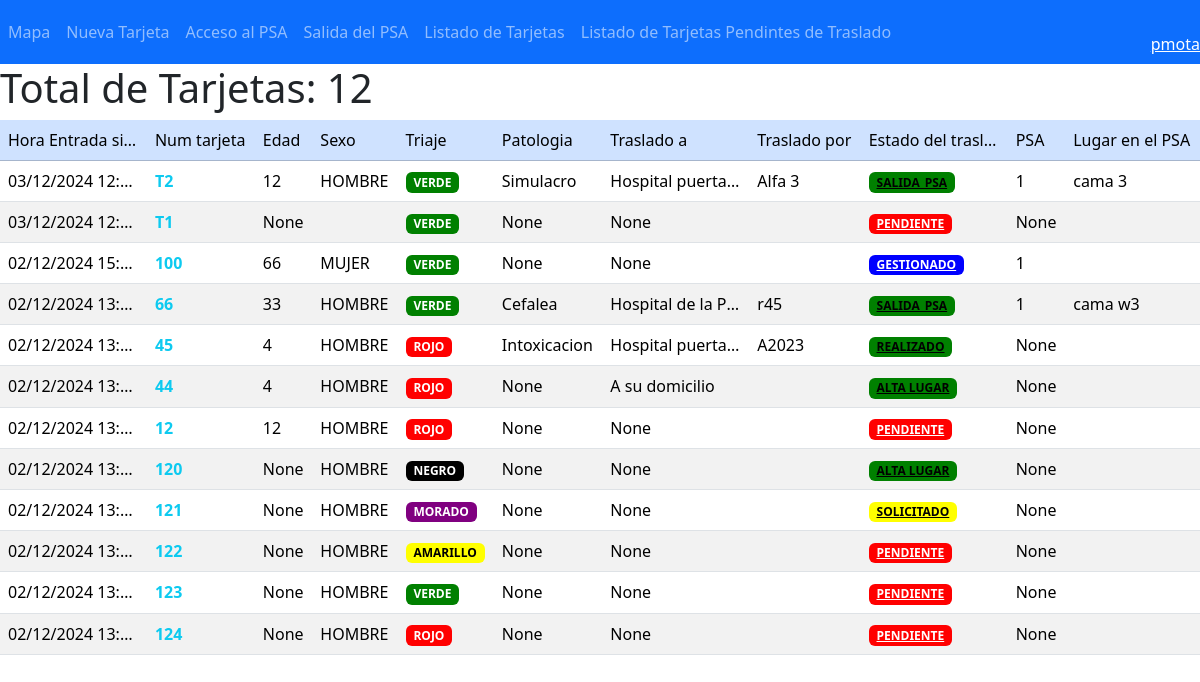
/tarjetas/tarjetas_list/ (signed in), run on the app's committed database.
### tarjetas/models.py (models this page shows, shortened)
class Tarjeta(models.Model):
    TRIAJE = (
        ('VERDE', 'VERDE'),
        ('AMARILLO','AMARILLO'),
        ('ROJO', 'ROJO'),
        ('MORADO', 'MORADO'),
        ('NEGRO', 'NEGRO'),
    )
    ESTADO_TRASLADO = (
        ('PENDIENTE', 'PENDIENTE'),
        ('SOLICITADO', 'SOLICITADO'),
        ('GESTIONADO', 'GESTIONADO'),
        ('SALIDA_PSA', 'SALIDA_PSA'),
        ('REALIZADO', 'REALIZADO'),
        ('ALTA LUGAR', 'ALTA LUGAR'),
    )
    SEXO = (
        ('HOMBRE', 'HOMBRE'),
        ('MUJER','MUJER'),
        ('NSNC', 'NS/NC'),
    )
    num_t = models.CharField(max_length=100, blank=False)
    edad = models.IntegerField(blank=True, null=True)
    sexo = models.CharField(max_length=32,choices=SEXO)
    filiacion = models.CharField(max_length=200, blank=True)
    patologia = models.ForeignKey(Patologia, models.DO_NOTHING, db_column='patologia', blank=True, null=True)
    diagnostico = models.CharField(max_length=500, blank=True)
    tratamiento = models.CharField(max_length=500, blank=True)
    traslada_a = models.ForeignKey(Destino, models.DO_NOTHING, db_column='destino', blank=True, null=True)
    traslada_por = models.CharField(max_length=50, blank=True)
    triaje_ini = models.CharField(max_length=10,choices=TRIAJE)
    triaje = models.CharField(max_length=10,choices=TRIAJE)
    estado_traslado = models.CharField(max_length=32,choices=ESTADO_TRASLADO)
    latitud = models.FloatField(blank=True, null=True)
    longitud = models.FloatField(blank=True, null=True)
    evento = models.ForeignKey(Evento, models.DO_NOTHING, db_column='evento', blank=True, null=True)
    hora_ini = models.DateTimeField(auto_now_add=True)
    psa_in = models.DateTimeField(blank=True, null=True)
    psa_out = models.DateTimeField(blank=True, null=True)
    dest_in = models.DateTimeField(blank=True, null=True)
    hora_fin = models.DateTimeField(blank=True, null=True)
    pos_psa = models.CharField(max_length=100, blank=True)
    psa = models.ForeignKey(Psa, models.DO_NOTHING, db_column='psa', blank=True, null=True)
    imagen_file_front = models.FileField(upload_to=cambiar_nombre_imagen,blank=True, null=True)
    imagen_file_back = models.FileField(upload_to=cambiar_nombre_imagen,blank=True, null=True)

class Patologia(models.Model):
    tipo = models.CharField(max_length=100)
    def __str__(self):
        return self.tipo

class Destino(models.Model):
    lugar = models.CharField(max_length=100)
    activo = models.BooleanField(default=True)
    def __str__(self):
        return self.lugar

class Psa(models.Model):
    nombre = models.CharField(max_length=100, blank=False, null=False)
    descripcion = models.CharField(max_length=200, blank=True, null=True)
    lugar = models.CharField(max_length=100, blank=True, null=True)
    latitud = models.FloatField(blank=False, null=False)
    longitud = models.FloatField(blank=False, null=False)
    codigo = models.CharField(max_length=10, blank=False, null=False)
    evento = models.ForeignKey(Evento, models.DO_NOTHING, db_column='evento', blank=True, null=True)
    activo = models.BooleanField(default=True)
    def __str__(self):
        return self.nombre

### tarjetas/views.py (the view)
# urls.py: path('tarjetas_list/', views.tarjetas_list, name='tarjetas_list'),
@login_required(login_url='login')
def tarjetas_list(request):
    tarjetas = Tarjeta.objects.filter(evento = request.session['evento_id']).order_by('-id')
    tarjetas_count = Tarjeta.objects.filter(evento = request.session['evento_id']).count()
    return render(request, 'tarjetas/tarjetas_list.html', {'tarjetas': tarjetas,'tarjetas_count': tarjetas_count})

### tarjetas/templates/tarjetas/tarjetas_list.html (shortened to what this page needs)
{% extends "base.html" %}
{% load i18n %}
{% block content %}
    <div>
        <h1>Total de Tarjetas: {{ tarjetas_count }} </h1>
    </div>
    <table class="table table-striped table-hover">
        <thead class="table-primary">
            <tr>
              <td>Hora Entrada sistema</td>
              <td>Num tarjeta</td>
              <td>Edad</td>
              <td>Sexo</td>
              <td>Triaje</td>
              <td>Patologia</td>
              <td>Traslado a </td>
              <td>Traslado por</td>
              <td>Estado del traslado</td>
              <td>PSA</td>
              <td>Lugar en el PSA</td>
            </tr>
        </thead>
        <tbody>
              <tr>
                {% for tarjeta in tarjetas %}
                <tr>
                  <td>{{tarjeta.hora_ini|date:"d/m/Y H:i:s"}}</td>
                  <td><a class="nav-link text-info fw-bold" href="/tarjetas/tarjeta_edit/{{ tarjeta.id }}">{{tarjeta.num_t}}</a></td>
                  <td>{{tarjeta.edad}}</td>
                  <td>{{tarjeta.sexo}}</td>
                  <td>
                    {% if tarjeta.triaje == 'VERDE' %}
                        <span style="background-color: green; color: white;" class="badge">{{tarjeta.triaje}}</span>
                    {% elif tarjeta.triaje == 'AMARILLO' %}
                        <span style="background-color: yellow; color: black;" class="badge">{{tarjeta.triaje}}</span>
                    {% elif tarjeta.triaje == 'ROJO' %}
                        <span style="background-color: red; color: white;" class="badge">{{tarjeta.triaje}}</span>
                    {% elif tarjeta.triaje == 'MORADO' %}
                        <span style="background-color: purple; color: white;" class="badge">{{tarjeta.triaje}}</span>
                    {% elif tarjeta.triaje == 'NEGRO' %}
                        <span style="background-color: black; color: white;" class="badge">{{tarjeta.triaje}}</span>
                    {% endif %}
                  </td>
                  <td>{{tarjeta.patologia}}</td>
                  <td>{{tarjeta.traslada_a}}</td>
                  <td>{{tarjeta.traslada_por}}</td>
                   <td>{% if tarjeta.estado_traslado == 'GESTIONADO' %}
                      <a style="background-color: blue; color: white;" class="badge" href="/tarjetas/estado_traslado/{{ tarjeta.id }}">{{tarjeta.estado_traslado}}</a>
                    {% elif tarjeta.estado_traslado == 'SOLICITADO' %}
                      <a style="background-color: yellow; color: black;" class="badge" href="/tarjetas/estado_traslado/{{ tarjeta.id }}">{{tarjeta.estado_traslado}}</a>
                    {% elif tarjeta.estado_traslado == 'PENDIENTE' %}
                      <a style="background-color: red; color: white;" class="badge" href="/tarjetas/estado_traslado/{{ tarjeta.id }}">{{tarjeta.estado_traslado}}</a>
                    {% else  %}
                      <a style="background-color: green; color: black;" class="badge" href="/tarjetas/estado_traslado/{{ tarjeta.id }}">{{tarjeta.estado_traslado}}</a>
                    {% endif %}
                </td>
                <td>{{tarjeta.psa}}</td>
                <td>{{tarjeta.pos_psa}}</td>
                </tr>
                {% endfor %}
              </tr>
        </tbody>
    </table>
{% endblock content %}

### tarjetas/templates/base.html (shortened to what this page needs)
<!doctype html>
<html lang="es">
  {% load i18n %}
  {% load static %}
  <head>
    <link rel="stylesheet" href="{% static 'css/style.css' %}">
    <link rel="stylesheet" href="{% static 'css/bootstrap.css' %}">
    <link rel="stylesheet" href="{% static 'css/leaflet.css' %}">
  </head>
<body>
  <nav class="navbar navbar-expand-lg  navbar-dark bg-primary">
    <ul class="navbar-nav mr-auto">
      <li class="nav-item">
        <li class="nav-item {% if  request.path == '#' %}active bg-danger2{% endif %}">
          <a class="nav-link" aria-current="page" href="#">Mapa</a>
      </li>
        <li class="nav-item {% if  request.path == '/tarjetas/roll_1/' %}active bg-danger2{% endif %}">
        <a class="nav-link" aria-current="page" href="/tarjetas/roll_1/">Nueva Tarjeta</a>
      </li>
      <li class="nav-item {% if  request.path == '/tarjetas/roll_2/' %}active bg-danger2{% endif %}">
        <a class="nav-link" aria-current="page" href="/tarjetas/roll_2/">Acceso al PSA</a>
      </li>
      <li class="nav-item {% if  request.path == '/tarjetas/roll_3/' %}active bg-danger2{% endif %}">
        <a class="nav-link" aria-current="page" href="/tarjetas/roll_3/">Salida del PSA</a>
      </li>
      <li class="nav-item {% if  request.path == '/tarjetas/tarjetas_list/' %}active bg-danger2{% endif %}">
        <a class="nav-link" aria-current="page" href="/tarjetas/tarjetas_list/">Listado de Tarjetas</a>
      </li>
      <li class="nav-item {% if  request.path == '/tarjetas/tarjetas_list_pendientes/' %}active bg-danger2{% endif %}">
        <a class="nav-link" aria-current="page" href="/tarjetas/tarjetas_list_pendientes/">Listado de Tarjetas Pendintes de Traslado</a>
      </li>
    </ul>
    <ul class="navbar-nav ms-auto">
      <li class="nav-item text-right ">
        <span class="text-white" ><a href="{% url 'logout' %}"style="color:#FFFFFF;" FONT COLOR="white"> {{request.user}} </a>  </span>
      </li>
    </ul>
  </nav>
  {% block content %}{% endblock content %}
      </body>
</html>

### static/css/style.css (style rules this page uses)
.table td { max-width: 145px; overflow: hidden; text-overflow: ellipsis; white-space: nowrap; }

### data on the page
Tarjeta: hora_ini "03/12/2024 12:…", num_t "T2", edad "12", sexo "HOMBRE", triaje "VERDE", patologia "Simulacro", traslada_a "Hospital puerta…", traslada_por "Alfa 3", estado_traslado "SALIDA_PSA", psa "1", pos_psa "cama 3"
Tarjeta: hora_ini "03/12/2024 12:…", num_t "T1", edad "None", triaje "VERDE", patologia "None", traslada_a "None", estado_traslado "PENDIENTE", psa "None"
Tarjeta: hora_ini "02/12/2024 15:…", num_t "100", edad "66", sexo "MUJER", triaje "VERDE", patologia "None", traslada_a "None", estado_traslado "GESTIONADO", psa "1"
Tarjeta: hora_ini "02/12/2024 13:…", num_t "66", edad "33", sexo "HOMBRE", triaje "VERDE", patologia "Cefalea", traslada_a "Hospital de la P…", traslada_por "r45", estado_traslado "SALIDA_PSA", psa "1", pos_psa "cama w3"
Tarjeta: hora_ini "02/12/2024 13:…", num_t "45", edad "4", sexo "HOMBRE", triaje "ROJO", patologia "Intoxicacion", traslada_a "Hospital puerta…", traslada_por "A2023", estado_traslado "REALIZADO", psa "None"
Tarjeta: hora_ini "02/12/2024 13:…", num_t "44", edad "4", sexo "HOMBRE", triaje "ROJO", patologia "None", traslada_a "A su domicilio", estado_traslado "ALTA LUGAR", psa "None"
Tarjeta: hora_ini "02/12/2024 13:…", num_t "12", edad "12", sexo "HOMBRE", triaje "ROJO", patologia "None", traslada_a "None", estado_traslado "PENDIENTE", psa "None"
Tarjeta: hora_ini "02/12/2024 13:…", num_t "120", edad "None", sexo "HOMBRE", triaje "NEGRO", patologia "None", traslada_a "None", estado_traslado "ALTA LUGAR", psa "None"
Tarjeta: hora_ini "02/12/2024 13:…", num_t "121", edad "None", sexo "HOMBRE", triaje "MORADO", patologia "None", traslada_a "None", estado_traslado "SOLICITADO", psa "None"
Tarjeta: hora_ini "02/12/2024 13:…", num_t "122", edad "None", sexo "HOMBRE", triaje "AMARILLO", patologia "None", traslada_a "None", estado_traslado "PENDIENTE", psa "None"
Tarjeta: hora_ini "02/12/2024 13:…", num_t "123", edad "None", sexo "HOMBRE", triaje "VERDE", patologia "None", traslada_a "None", estado_traslado "PENDIENTE", psa "None"
Tarjeta: hora_ini "02/12/2024 13:…", num_t "124", edad "None", sexo "HOMBRE", triaje "ROJO", patologia "None", traslada_a "None", estado_traslado "PENDIENTE", psa "None"

### other printed values
{{ request.user }} "pmota"
{{ tarjetas_count }} "12"
